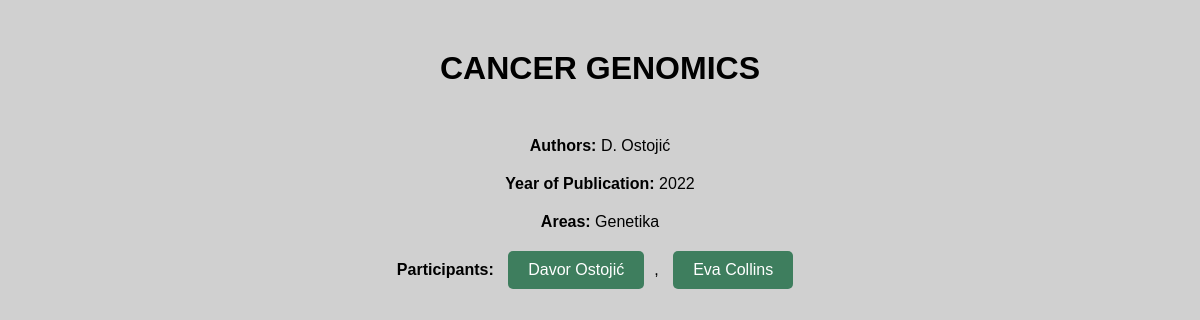
The app's page /scientific_work/2/ with its own data.
### main/models.py (models this page shows, shortened)
class ScientificWork(models.Model):
    id = models.AutoField(primary_key=True)
    title = models.CharField(max_length=255)
    authors = models.CharField(max_length=255)
    year_of_publication = models.IntegerField()
    areas = models.ManyToManyField(Area, related_name='works')

class Area(models.Model):
    id = models.AutoField(primary_key=True)
    name = models.CharField(max_length=255)

class Participant(models.Model):
    id = models.AutoField(primary_key=True)
    first_name = models.CharField(max_length=255)
    last_name = models.CharField(max_length=255)
    works = models.ManyToManyField(ScientificWork, related_name='participants')

### main/views.py (the view)
# urls.py: path('scientific_work/<int:work_id>/', views.scientific_work_detail, name='scientific_work_detail'),
def scientific_work_detail(request, work_id):
    work = get_object_or_404(ScientificWork, pk=work_id)
    return render(request, 'scientific_work_detail.html', {'work': work})

### main/templates/scientific_work_detail.html (shortened to what this page needs)
{% load static %}
<!DOCTYPE html>
<html>
<head>
    <link rel="stylesheet" type="text/css" href="{% static 'styles.css' %}">
</head>
<body>
    <h1>{{ work.title }}</h1>
    <p><strong>Authors:</strong> {{ work.authors }}</p>
    <p><strong>Year of Publication:</strong> {{ work.year_of_publication }}</p>
    <p><strong>Areas:</strong>
        {% for area in work.areas.all %}
            {{ area.name }}{% if not forloop.last %}, {% endif %}
        {% endfor %}
    </p>
    <p><strong>Participants:</strong>
        {% for participant in work.participants.all %}
            <a href="{% url 'participant_detail' participant_id=participant.id %}">
                {{ participant.first_name }} {{ participant.last_name }}
            </a>{% if not forloop.last %}, {% endif %}
        {% endfor %}
    </p>
</body>
</html>

### main/static/styles.css (style rules this page uses)
body { font-family: Arial, sans-serif; background-color: #d0d0d0; margin: 0; padding: 0; }
h1 { text-align: center; text-transform: uppercase; color: #000000; margin-top: 50px; margin-bottom: 50px; }
a { text-decoration: none; color: #3a3a3a; }
p { text-align: center; margin: 20px 0; }
p a { display: inline-block; margin: 0 10px; padding: 10px 20px; background-color: #0d6237be; color: #fff; border-radius: 5px; }

### records on screen
ScientificWork: title "CANCER GENOMICS", authors "D. Ostojić", year_of_publication "2022"
Area: name "Genetika"
Participant: first_name "Davor", last_name "Ostojić"
Participant: first_name "Eva", last_name "Collins"
